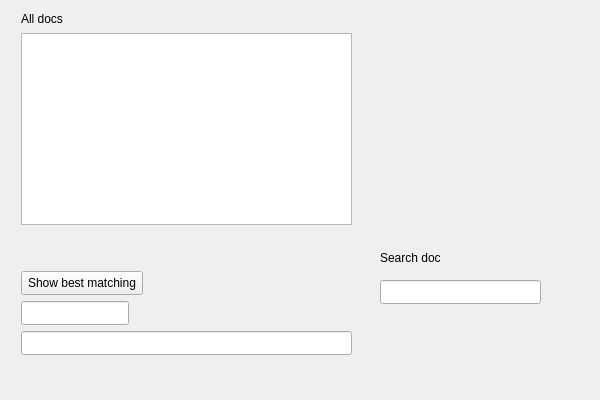
<?xml version="1.0" encoding="UTF-8"?>
<ui version="4.0">
 <class>test3_searchEngineClass</class>
 <widget class="QWidget" name="test3_searchEngineClass">
  <property name="geometry">
   <rect>
    <x>0</x>
    <y>0</y>
    <width>600</width>
    <height>400</height>
   </rect>
  </property>
  <property name="windowTitle">
   <string>test3_searchEngine</string>
  </property>
  <widget class="QListWidget" name="listAllDocs">
   <property name="geometry">
    <rect>
     <x>21</x>
     <y>33</y>
     <width>331</width>
     <height>192</height>
    </rect>
   </property>
  </widget>
  <widget class="QLabel" name="label">
   <property name="geometry">
    <rect>
     <x>21</x>
     <y>11</y>
     <width>42</width>
     <height>16</height>
    </rect>
   </property>
   <property name="text">
    <string>All docs</string>
   </property>
  </widget>
  <widget class="QLineEdit" name="giveText">
   <property name="geometry">
    <rect>
     <x>21</x>
     <y>301</y>
     <width>108</width>
     <height>24</height>
    </rect>
   </property>
  </widget>
  <widget class="QPushButton" name="buttonBestMatching">
   <property name="geometry">
    <rect>
     <x>21</x>
     <y>271</y>
     <width>122</width>
     <height>24</height>
    </rect>
   </property>
   <property name="text">
    <string>Show best matching</string>
   </property>
  </widget>
  <widget class="QLineEdit" name="printBestMatch">
   <property name="geometry">
    <rect>
     <x>21</x>
     <y>331</y>
     <width>331</width>
     <height>24</height>
    </rect>
   </property>
  </widget>
  <widget class="QLineEdit" name="searchinText">
   <property name="geometry">
    <rect>
     <x>380</x>
     <y>280</y>
     <width>161</width>
     <height>24</height>
    </rect>
   </property>
  </widget>
  <widget class="QLabel" name="label_2">
   <property name="geometry">
    <rect>
     <x>380</x>
     <y>250</y>
     <width>111</width>
     <height>16</height>
    </rect>
   </property>
   <property name="text">
    <string>Search doc</string>
   </property>
  </widget>
 </widget>
 <layoutdefault spacing="6" margin="11"/>
 <resources>
  <include location="test3_searchEngine.qrc"/>
 </resources>
 <connections/>
</ui>
